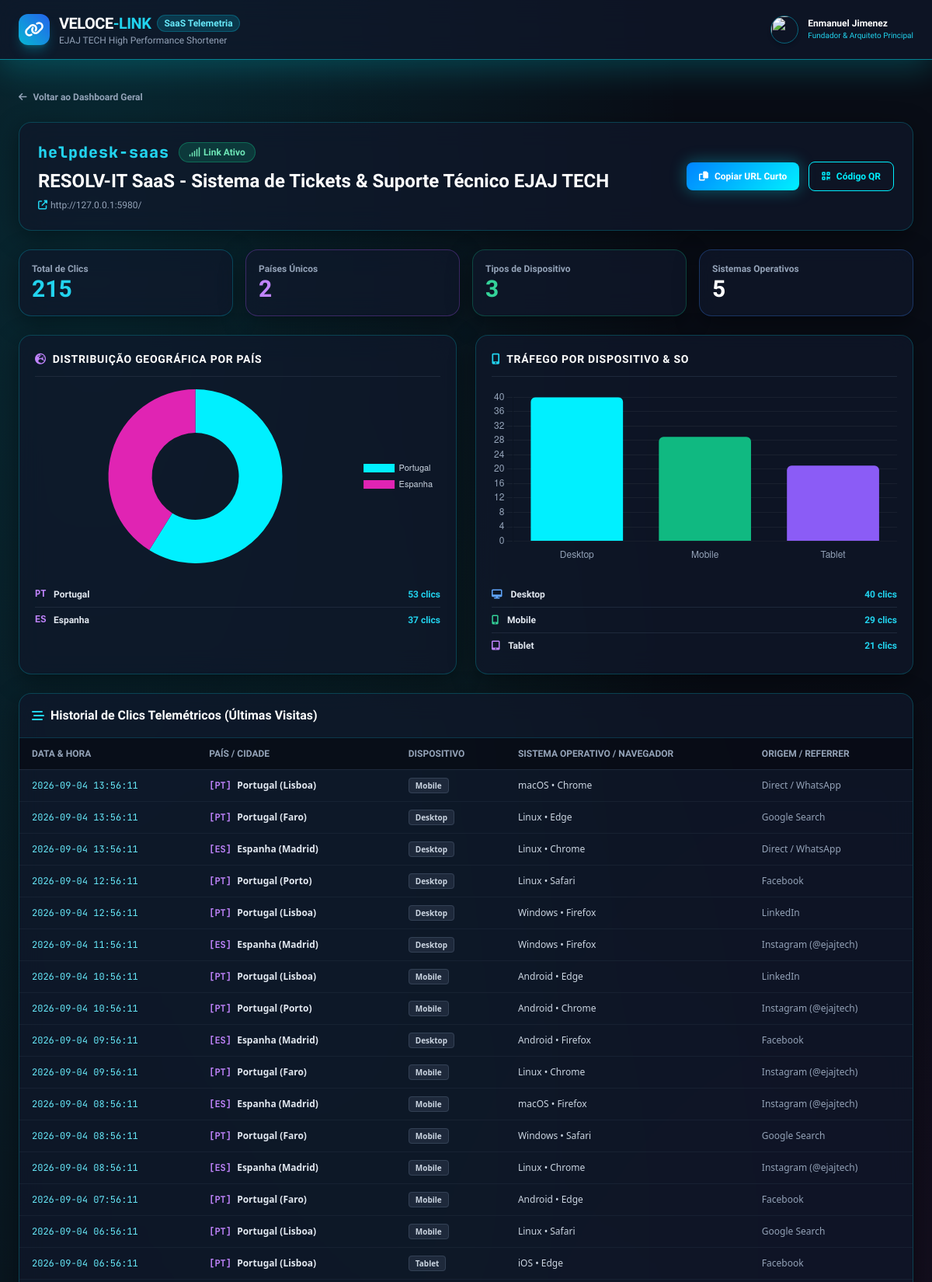
Screenshot of /stats/helpdesk-saas (upper part) with the database file from the repository.
### tables this page shows
CREATE TABLE links (
            id INTEGER PRIMARY KEY AUTOINCREMENT,
            short_code TEXT NOT NULL UNIQUE,
            title TEXT NOT NULL,
            original_url TEXT NOT NULL,
            custom_alias TEXT UNIQUE,
            created_at TIMESTAMP DEFAULT CURRENT_TIMESTAMP,
            total_clicks INTEGER DEFAULT 0,
            qr_code_url TEXT,
            is_active INTEGER DEFAULT 1
        );

CREATE TABLE clicks_log (
            id INTEGER PRIMARY KEY AUTOINCREMENT,
            link_id INTEGER NOT NULL,
            ip_address TEXT,
            country_code TEXT NOT NULL,
            country_name TEXT NOT NULL,
            city TEXT,
            device_type TEXT NOT NULL,
            os_name TEXT NOT NULL,
            browser_name TEXT NOT NULL,
            referrer TEXT,
            clicked_at TIMESTAMP DEFAULT CURRENT_TIMESTAMP,
            FOREIGN KEY (link_id) REFERENCES links(id) ON DELETE CASCADE
        );

### app.py (the view)
@app.route('/stats/<code_or_alias>')
def stats(code_or_alias):
    conn = database.get_db_connection()
    cursor = conn.cursor()
    cursor.execute('SELECT * FROM links WHERE short_code = ? OR custom_alias = ?', (code_or_alias, code_or_alias))
    link = cursor.fetchone()
    if not link:
        conn.close()
        flash('O hiperlink solicitado não foi encontrado.', 'danger')
        return redirect(url_for('index'))
    link_id = link['id']
    cursor.execute('SELECT * FROM clicks_log WHERE link_id = ? ORDER BY clicked_at DESC LIMIT 50', (link_id,))
    clicks = cursor.fetchall()
    cursor.execute('SELECT country_code, country_name, COUNT(*) as count FROM clicks_log WHERE link_id = ? GROUP BY country_name ORDER BY count DESC', (link_id,))
    countries_stats = cursor.fetchall()
    cursor.execute('SELECT device_type, COUNT(*) as count FROM clicks_log WHERE link_id = ? GROUP BY device_type ORDER BY count DESC', (link_id,))
    devices_stats = cursor.fetchall()
    cursor.execute('SELECT os_name, COUNT(*) as count FROM clicks_log WHERE link_id = ? GROUP BY os_name ORDER BY count DESC', (link_id,))
    os_stats = cursor.fetchall()
    conn.close()
    return render_template(
        'stats.html',
        link=link,
        clicks=clicks,
        countries_stats=countries_stats,
        devices_stats=devices_stats,
        os_stats=os_stats,
        base_host=BASE_HOST
    )

### database.py (called while the page is built)
def get_db_connection():
    conn = sqlite3.connect(DB_PATH)
    conn.row_factory = sqlite3.Row
    return conn

### templates/stats.html (shortened to what this page needs)
{% extends 'base.html' %}
{% block content %}
<div class="space-y-6">
    <a href="{{ url_for('index') }}" class="text-xs font-semibold text-slate-400 hover:text-cyan-400 flex items-center transition-colors">
        <i class="fas fa-arrow-left mr-2"></i>Voltar ao Dashboard Geral
    </a>
    {% set short_full = base_host + '/' + link.short_code %}
    <div class="glass-card p-6 flex flex-col lg:flex-row justify-between items-start lg:items-center gap-6">
        <div class="space-y-2">
            <div class="flex items-center space-x-3">
                <span class="text-xl font-black font-code text-cyan-400 tracking-wider">{{ link.short_code }}</span>
                <span class="px-3 py-1 rounded-full text-xs font-black bg-emerald-500/20 text-emerald-300 border border-emerald-500/40">
                    <i class="fas fa-signal mr-1 animate-pulse"></i>Link Ativo
                </span>
            </div>
            <h1 class="text-2xl font-extrabold text-white leading-tight">{{ link.title }}</h1>
            <a href="{{ link.original_url }}" target="_blank" class="text-xs text-slate-400 hover:text-slate-200 block truncate max-w-xl">
                <i class="fas fa-external-link-alt mr-1 text-cyan-400"></i>{{ link.original_url }}
            </a>
        </div>
        <div class="flex flex-wrap items-center gap-3">
            <button onclick="copyToClipboard('{{ short_full }}')" class="btn-cyan text-xs py-2.5 px-4 flex items-center">
                <i class="fas fa-copy mr-2"></i>Copiar URL Curto
            </button>
            <button onclick="openQRModal('{{ link.title }}', '{{ link.qr_code_url }}', '{{ short_full }}')" class="btn-outline-cyan text-xs py-2.5 px-4 flex items-center">
                <i class="fas fa-qrcode mr-2"></i>Código QR
            </button>
        </div>
    </div>
    <div class="grid grid-cols-2 md:grid-cols-4 gap-4">
        <div class="glass-card p-4 border-cyan-500/30">
            <span class="text-xs text-slate-400 block font-semibold">Total de Clics</span>
            <span class="text-3xl font-black text-cyan-400">{{ link.total_clicks }}</span>
        </div>
        <div class="glass-card p-4 border-purple-500/30">
            <span class="text-xs text-slate-400 block font-semibold">Países Únicos</span>
            <span class="text-3xl font-black text-purple-400">{{ countries_stats|length }}</span>
        </div>
        <div class="glass-card p-4 border-emerald-500/30">
            <span class="text-xs text-slate-400 block font-semibold">Tipos de Dispositivo</span>
            <span class="text-3xl font-black text-emerald-400">{{ devices_stats|length }}</span>
        </div>
        <div class="glass-card p-4 border-blue-500/30">
            <span class="text-xs text-slate-400 block font-semibold">Sistemas Operativos</span>
            <span class="text-3xl font-black text-white">{{ os_stats|length }}</span>
        </div>
    </div>
    <div class="grid grid-cols-1 lg:grid-cols-2 gap-6">
        <div class="glass-card p-5 space-y-4">
            <h3 class="text-sm font-bold text-white uppercase tracking-wider flex items-center border-b border-slate-800 pb-3">
                <i class="fas fa-globe-europe text-purple-400 mr-2"></i>Distribuição Geográfica por País
            </h3>
            <div class="h-56 relative flex items-center justify-center">
                <canvas id="countryChart"></canvas>
            </div>
            <div class="pt-2 divide-y divide-slate-800 text-xs">
                {% for c in countries_stats %}
                <div class="py-2 flex items-center justify-between">
                    <span class="font-bold text-slate-200 flex items-center">
                        <span class="w-6 font-mono text-purple-400">{{ c.country_code }}</span> {{ c.country_name }}
                    </span>
                    <span class="font-bold text-cyan-400">{{ c.count }} clics</span>
                </div>
                {% endfor %}
            </div>
        </div>
        <div class="glass-card p-5 space-y-4">
            <h3 class="text-sm font-bold text-white uppercase tracking-wider flex items-center border-b border-slate-800 pb-3">
                <i class="fas fa-mobile-screen-button text-cyan-400 mr-2"></i>Tráfego por Dispositivo & SO
            </h3>
            <div class="h-56 relative flex items-center justify-center">
                <canvas id="deviceChart"></canvas>
            </div>
            <div class="pt-2 divide-y divide-slate-800 text-xs">
                {% for d in devices_stats %}
                <div class="py-2 flex items-center justify-between">
                    <span class="font-bold text-slate-200">
                        <i class="fas {% if d.device_type == 'Desktop' %}fa-desktop text-blue-400{% elif d.device_type == 'Mobile' %}fa-mobile-alt text-emerald-400{% else %}fa-tablet-alt text-purple-400{% endif %} mr-2"></i>
                        {{ d.device_type }}
                    </span>
                    <span class="font-bold text-cyan-400">{{ d.count }} clics</span>
                </div>
                {% endfor %}
            </div>
        </div>
    </div>
    <div class="glass-card overflow-hidden">
        <div class="p-4 border-b border-cyan-500/20 flex items-center justify-between">
            <h2 class="text-base font-bold text-white flex items-center">
                <i class="fas fa-stream text-cyan-400 mr-2"></i>Historial de Clics Telemétricos (Últimas Visitas)
            </h2>
        </div>
        <div class="overflow-x-auto">
            <table class="w-full text-left text-xs">
                <thead class="bg-black/40 text-slate-400 uppercase font-bold border-b border-slate-800">
                    <tr>
                        <th class="py-3 px-4">Data & Hora</th>
                        <th class="py-3 px-4">País / Cidade</th>
                        <th class="py-3 px-4">Dispositivo</th>
                        <th class="py-3 px-4">Sistema Operativo / Navegador</th>
                        <th class="py-3 px-4">Origem / Referrer</th>
                    </tr>
                </thead>
                <tbody class="divide-y divide-slate-800/60 font-code">
                    {% for clk in clicks %}
                    <tr class="hover:bg-white/5 transition-colors">
                        <td class="py-3 px-4 text-cyan-300">{{ clk.clicked_at }}</td>
                        <td class="py-3 px-4 font-sans font-bold text-slate-200">
                            <span class="text-purple-400 font-code mr-1">[{{ clk.country_code }}]</span> {{ clk.country_name }} ({{ clk.city }})
                        </td>
                        <td class="py-3 px-4 font-sans text-slate-300">
                            <span class="px-2 py-0.5 rounded bg-slate-800 border border-slate-700 text-[10px] font-bold">
                                {{ clk.device_type }}
                            </span>
                        </td>
                        <td class="py-3 px-4 font-sans text-slate-300">
                            {{ clk.os_name }} • {{ clk.browser_name }}
                        </td>
                        <td class="py-3 px-4 text-slate-400 font-sans truncate max-w-xs">
                            {{ clk.referrer }}
                        </td>
                    </tr>
                    {% else %}
                    <tr>
                        <td colspan="5" class="text-center py-6 text-slate-500 font-sans">
                            Sem visitas registadas para este link ainda.
                        </td>
                    </tr>
                    {% endfor %}
                </tbody>
            </table>
        </div>
    </div>
</div>
{% endblock %}
{% block scripts %}
<script>
fetch('/api/links/{{ link.short_code }}/analytics')
    .then(res => res.json())
    .then(data => {
        if (data.success) {
            // Country Chart
            const cCtx = document.getElementById('countryChart').getContext('2d');
            new Chart(cCtx, {
                type: 'doughnut',
                data: {
                    labels: data.countries.map(c => c.country_name),
                    datasets: [{
                        data: data.countries.map(c => c.count),
                        backgroundColor: ['#00f0ff', '#e024b3', '#8b5cf6', '#10b981', '#f59e0b', '#ef4444', '#6366f1'],
                        borderWidth: 0
                    }]
                },
                options: {
                    responsive: true,
                    maintainAspectRatio: false,
                    plugins: {
                        legend: { position: 'right', labels: { color: '#cbd5e1', font: { size: 11 } } }
                    }
                }
            });
            // Device Chart
            const dCtx = document.getElementById('deviceChart').getContext('2d');
            new Chart(dCtx, {
                type: 'bar',
                data: {
                    labels: data.devices.map(d => d.device_type),
                    datasets: [{
                        label: 'Clics',
                        data: data.devices.map(d => d.count),
                        backgroundColor: ['#00f0ff', '#10b981', '#8b5cf6'],
                        borderRadius: 6
                    }]
                },
                options: {
                    responsive: true,
                    maintainAspectRatio: false,
                    plugins: { legend: { display: false } },
                    scales: {
                        x: { ticks: { color: '#94a3b8' }, grid: { display: false } },
                        y: { ticks: { color: '#94a3b8', stepSize: 1 }, grid: { color: 'rgba(255,255,255,0.05)' } }
                    }
                }
            });
        }
    });
</script>
{% endblock %}

### static/css/custom.css (style rules this page uses)
:root { --bg-dark: #090d16; --bg-card: rgba(15, 23, 42, 0.75); --border-glass: rgba(0, 240, 255, 0.2); --border-bright: rgba(0, 240, 255, 0.5); --neon-cyan: #00f0ff; --neon-magenta: #e024b3; --neon-emerald: #10b981; --font-mono: 'JetBrains Mono', monospace; }
body { font-family: 'Plus Jakarta Sans', sans-serif; background-color: var(--bg-dark); background-image: radial-gradient(at 10% 10%, rgba(0, 240, 255, 0.12) 0px, transparent 50%), radial-gradient(at 90% 90%, rgba(224, 36, 179, 0.12) 0px, transparent 50%), radial-gradient(at 50% 50%, rgba(16, 185, 129, 0.08) 0px, transparent 50%); background-attachment: fixed; color: #f1f5f9; min-height: 100vh; }
.font-code { font-family: var(--font-mono); }
.glass-card { background: var(--bg-card); backdrop-filter: blur(16px); -webkit-backdrop-filter: blur(16px); border: 1px solid var(--border-glass); border-radius: 1rem; box-shadow: 0 8px 32px 0 rgba(0, 0, 0, 0.4); transition: all 0.3s ease; }
.btn-cyan { background: linear-gradient(135deg, #0084ff 0%, #00f0ff 100%); color: #ffffff; font-weight: 700; border-radius: 0.5rem; padding: 0.625rem 1.25rem; box-shadow: 0 0 20px rgba(0, 240, 255, 0.35); transition: all 0.3s ease; }
.btn-outline-cyan { background: transparent; border: 1px solid var(--neon-cyan); color: var(--neon-cyan); font-weight: 600; border-radius: 0.5rem; padding: 0.5rem 1rem; transition: all 0.3s ease; }

### rows the page displays
links: short_code "helpdesk-saas", title "RESOLV-IT SaaS - Sistema de Tickets & Suporte Técnico EJAJ TECH", original_url "http://127.0.0.1:5980/", total_clicks "215"
clicks_log: clicked_at "2026-09-04 13:56:11", country_code "PT", country_name "Portugal", city "Lisboa", device_type "Mobile", os_name "macOS", browser_name "Chrome", referrer "Direct / WhatsApp"
clicks_log: clicked_at "2026-09-04 13:56:11", country_code "PT", country_name "Portugal", city "Faro", device_type "Desktop", os_name "Linux", browser_name "Edge", referrer "Google Search"
clicks_log: clicked_at "2026-09-04 13:56:11", country_code "ES", country_name "Espanha", city "Madrid", device_type "Desktop", os_name "Linux", browser_name "Chrome", referrer "Direct / WhatsApp"
clicks_log: clicked_at "2026-09-04 12:56:11", country_code "PT", country_name "Portugal", city "Porto", device_type "Desktop", os_name "Linux", browser_name "Safari", referrer "Facebook"
clicks_log: clicked_at "2026-09-04 12:56:11", country_code "PT", country_name "Portugal", city "Lisboa", device_type "Desktop", os_name "Windows", browser_name "Firefox", referrer "LinkedIn"
clicks_log: clicked_at "2026-09-04 11:56:11", country_code "ES", country_name "Espanha", city "Madrid", device_type "Desktop", os_name "Windows", browser_name "Firefox", referrer "Instagram (@ejajtech)"
clicks_log: clicked_at "2026-09-04 10:56:11", country_code "PT", country_name "Portugal", city "Lisboa", device_type "Mobile", os_name "Android", browser_name "Edge", referrer "LinkedIn"
clicks_log: clicked_at "2026-09-04 10:56:11", country_code "PT", country_name "Portugal", city "Porto", device_type "Mobile", os_name "Android", browser_name "Chrome", referrer "Instagram (@ejajtech)"
clicks_log: clicked_at "2026-09-04 09:56:11", country_code "ES", country_name "Espanha", city "Madrid", device_type "Desktop", os_name "Android", browser_name "Firefox", referrer "Facebook"
clicks_log: clicked_at "2026-09-04 09:56:11", country_code "PT", country_name "Portugal", city "Faro", device_type "Mobile", os_name "Linux", browser_name "Chrome", referrer "Instagram (@ejajtech)"
clicks_log: clicked_at "2026-09-04 08:56:11", country_code "ES", country_name "Espanha", city "Madrid", device_type "Mobile", os_name "macOS", browser_name "Firefox", referrer "Instagram (@ejajtech)"
clicks_log: clicked_at "2026-09-04 08:56:11", country_code "PT", country_name "Portugal", city "Faro", device_type "Mobile", os_name "Windows", browser_name "Safari", referrer "Google Search"
clicks_log: clicked_at "2026-09-04 08:56:11", country_code "ES", country_name "Espanha", city "Madrid", device_type "Mobile", os_name "Linux", browser_name "Chrome", referrer "Instagram (@ejajtech)"
clicks_log: clicked_at "2026-09-04 07:56:11", country_code "PT", country_name "Portugal", city "Faro", device_type "Mobile", os_name "Android", browser_name "Edge", referrer "Facebook"
clicks_log: clicked_at "2026-09-04 06:56:11", country_code "PT", country_name "Portugal", city "Lisboa", device_type "Mobile", os_name "Linux", browser_name "Safari", referrer "Google Search"
clicks_log: clicked_at "2026-09-04 06:56:11", country_code "PT", country_name "Portugal", city "Lisboa", device_type "Tablet", os_name "iOS", browser_name "Edge", referrer "Facebook"

### other values shown
{{ countries_stats|length }} "2"
{{ devices_stats|length }} "3"
{{ os_stats|length }} "5"
{{ c.country_code }} "PT" "ES"
{{ c.country_name }} "Portugal" "Espanha"
{{ c.count }} "53" "37"
{{ d.device_type }} "Desktop" "Mobile" "Tablet"
{{ d.count }} "40" "29" "21"
